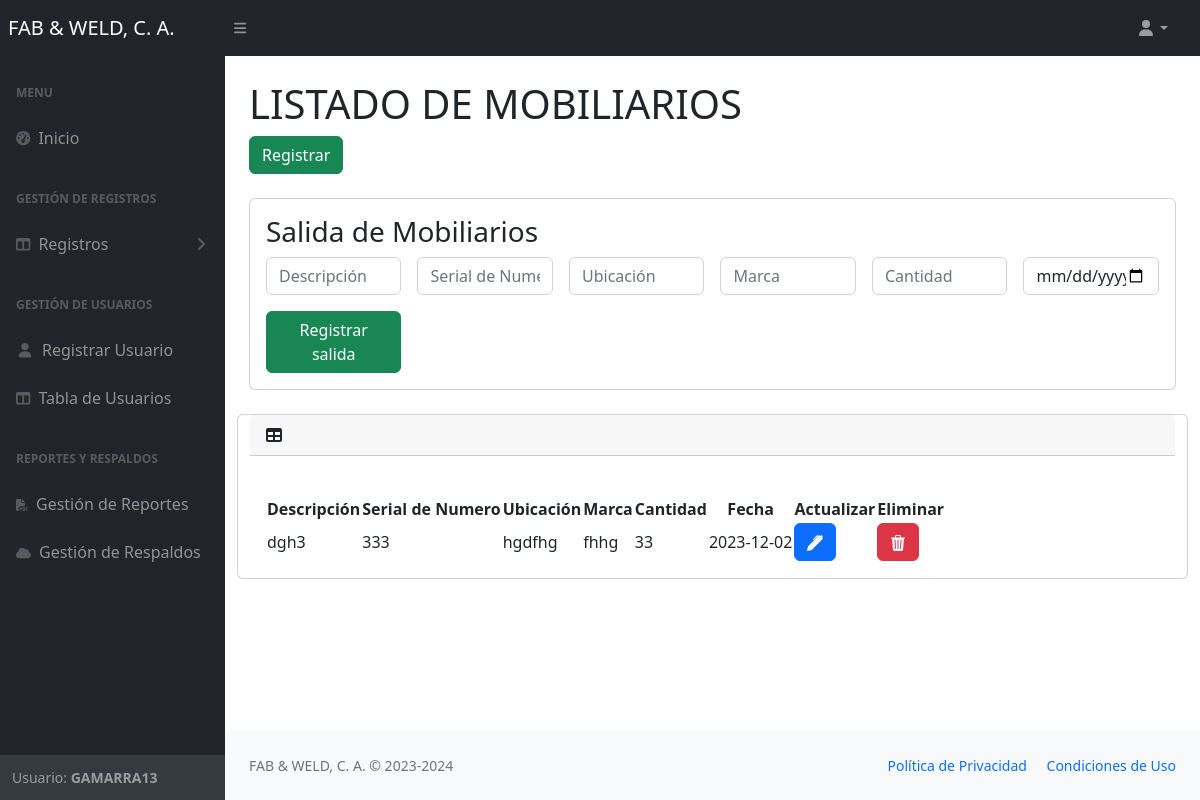
Screenshot of /views/mobiliarios.php (signed in) with the database file from the repository.
### tables this page shows
CREATE TABLE `users` (
  `id` int NOT NULL,
  `username` varchar(100) DEFAULT NULL,
  `email` varchar(100) NOT NULL,
  `passwordd` varchar(255) DEFAULT NULL,
  `estatus` varchar(50) NOT NULL,
  `role_id` int DEFAULT NULL
);

CREATE TABLE `mobiliarios` (
  `id` int NOT NULL,
  `descripcion` varchar(255) DEFAULT NULL,
  `serial_number` varchar(255) DEFAULT NULL,
  `ubicacion` varchar(255) DEFAULT NULL,
  `marca` varchar(255) DEFAULT NULL,
  `cantidad` int DEFAULT NULL,
  `fecha` date DEFAULT NULL
);

### views/mobiliarios.php (the view, shortened to what this page needs)
<?php require'nav.php';?>
         <div id="layoutSidenav_content">
                     <main>
                         <div class="container-fluid px-4">
                             <h1 class="mt-4">LISTADO DE MOBILIARIOS</h1>
                             <ol class="breadcrumb mb-4">
                              <a href="registrar4.php" class="btn btn-success" >Registrar</a>
                             </ol>
                             <div class="card">
  <div class="card-body">
  <h3>Salida de Mobiliarios</h3>
  <form action="../php/salida_mobiliarios.php" method="POST">
           <div class="row g-3">
  <div class="col-sm-2">
    <input type="text" class="form-control" placeholder="Descripción" name="descripcion" required>
  </div>
  <div class="col-sm-2">
    <input type="text" class="form-control" placeholder="Serial de Numero" name="serial_number" required>
  </div>
  <div class="col-sm-2">
    <input type="text" class="form-control" placeholder="Ubicación" name="ubicacion" required>
  </div>
  <div class="col-sm-2">
    <input type="text" class="form-control" placeholder="Marca" name="marca" required>
  </div>
  <div class="col-sm-2">
    <input type="number" class="form-control" placeholder="Cantidad" min="1" name="cantidad" required>
  </div>
  <div class="col-sm-2">
    <input type="date" class="form-control" name="fecha"   required>
  </div>
  <div class="col-sm-2">
  <button class="btn btn-success" type="submit">Registrar salida</button>
  </div>
</div>
</form>
  </div>
</div>
             <br>
                             <div class="row">
                             <div class="card mb-4">
                                 <div class="card-header">
                                     <i class="fas fa-table me-1"></i>
                                 </div>
                                 <div class="card-body">
                                     <table id="datatablesSimple" >
                                     <thead>
                                             <tr>
                                             <th style="text-align: center;">Descripción</th>
                                        <th style="text-align: center;">Serial de Numero</th>
                                            <th style="text-align: center;">Ubicación</th>
                                                 <th style="text-align: center;">Marca</th>
                                                  <th style="text-align: center;">Cantidad</th>
                                            <th style="text-align: center;">Fecha</th>
                                                   <th >Actualizar</th>
                                                 <th >Eliminar</th>
                                             </tr>
                                         </thead>
                                         <tbody >
                                             <?php
                                             require"../php/conexion.php";
     $queto= "SELECT * FROM mobiliarios";
     $result= mysqli_query($conexion, $queto);
     while($fila = mysqli_fetch_array($result)){
         echo "<tr>";
         echo "<td>". $fila['descripcion']. "</td>";
             echo "<td>". $fila['serial_number']. "</td>";
         echo "<td>". $fila['ubicacion']. "</td>";
         echo "<td>". $fila['marca']. "</td>";
         echo "<td>". $fila['cantidad']. "</td>";
         echo "<td>". $fila['fecha']. "</td>";
           echo "<td><a href='actualizar_mobiliarios.php?id=".$fila['id']."' class='btn btn-primary btn-raised btn-xs'><svg xmlns='http://www.w3.org/2000/svg' width='16' height='16' fill='currentColor' class='bi bi-pen-fill' viewBox='0 0 16 16'>
           <path d='m13.498.795.149-.149a1.207 1.207 0 1 1 1.707 1.708l-.149.148a1.5 1.5 0 0 1-.059 2.059L4.854 14.854a.5.5 0 0 1-.233.131l-4 1a.5.5 0 0 1-.606-.606l1-4a.5.5 0 0 1 .131-.232l9.642-9.642a.5.5 0 0 0-.642.056L6.854 4.854a.5.5 0 1 1-.708-.708L9.44.854A1.5 1.5 0 0 1 11.5.796a1.5 1.5 0 0 1 1.998-.001z'/>
         </svg></a></td>";
           echo "<td><a  class='btn btn-danger btn-raised btn-xs' href='../php/eliminar_mobiliarios.php?id=".$fila['id']."'>
           <svg xmlns='http://www.w3.org/2000/svg' width='16' height='16' fill='currentColor' class='bi bi-trash3-fill' viewBox='0 0 16 16'>
           <path d='M11 1.5v1h3.5a.5.5 0 0 1 0 1h-.538l-.853 10.66A2 2 0 0 1 11.115 16h-6.23a2 2 0 0 1-1.994-1.84L2.038 3.5H1.5a.5.5 0 0 1 0-1H5v-1A1.5 1.5 0 0 1 6.5 0h3A1.5 1.5 0 0 1 11 1.5Zm-5 0v1h4v-1a.5.5 0 0 0-.5-.5h-3a.5.5 0 0 0-.5.5ZM4.5 5.029l.5 8.5a.5.5 0 1 0 .998-.06l-.5-8.5a.5.5 0 1 0-.998.06Zm6.53-.528a.5.5 0 0 0-.528.47l-.5 8.5a.5.5 0 0 0 .998.058l.5-8.5a.5.5 0 0 0-.47-.528ZM8 4.5a.5.5 0 0 0-.5.5v8.5a.5.5 0 0 0 1 0V5a.5.5 0 0 0-.5-.5Z'/>
         </svg></td>";
         echo "</tr>";
     }
     ?>
               </tbody>
                                     </table>
                                 </div>
                             </div>
                         </div>
                     </main>
         <?php require'footer.php';?>

### views/nav.php (shortened to what this page needs)
<?php
require"../php/conexion.php";
$id = $_SESSION["id"];
$rol1=2;
$estatus='estatus';
$consulta = "SELECT * FROM users WHERE id = '$id'  OR $rol1='role_id' AND $estatus='estatus'";
$result = mysqli_query($conexion, $consulta);
$row= $result->fetch_assoc();
if (mysqli_num_rows($result) == 0) {
    echo"<script>
    alert('Por favor debe de iniciar sesión');
    window.location.href='../index.php';
</script>";
    session_destroy();
      mysqli_close($conexion);
}if (!$result=mysqli_query($conexion, $consulta)) {
	echo("Error description:".mysqli_error($conexion));
}
    ?>
<!DOCTYPE html>
<html lang="en">
    <head>
        <link href="https://cdn.jsdelivr.net/npm/simple-datatables@7.1.2/dist/style.min.css" rel="stylesheet" />
        <link href="../css/styles.css" rel="stylesheet" />
    </head>
    <body class="sb-nav-fixed">
        <nav class="sb-topnav navbar navbar-expand navbar-dark bg-dark">
            <a class="navbar-brand ps-2" href="home.php">FAB & WELD, C. A.</a>
            <button class="btn btn-link btn-sm order-1 order-lg-0 me-4 me-lg-0" id="sidebarToggle" href="#!"><i class="fas fa-bars"></i></button>
            <ul class="navbar-nav ms-auto ms-md-0 me-3 me-lg-4">
                <li class="nav-item dropdown">
                    <a class="nav-link dropdown-toggle" id="navbarDropdown" href="#" role="button" data-bs-toggle="dropdown" aria-expanded="false"><i class="fas fa-user fa-fw"></i></a>
                </li>
            </ul>
        </nav>
        <div id="layoutSidenav">
            <div id="layoutSidenav_nav">
                <nav class="sb-sidenav accordion sb-sidenav-dark" id="sidenavAccordion">
                    <div class="sb-sidenav-menu">
                        <div class="nav">
                            <div class="sb-sidenav-menu-heading">Menu</div>
                            <a class="nav-link" href="home.php">
                                <div class="sb-nav-link-icon"><i class="fas fa-tachometer-alt"></i></div>
                                Inicio
                            </a>
                            <div class="sb-sidenav-menu-heading">Gestión de Registros</div>
                            <a class="nav-link collapsed" href="#" data-bs-toggle="collapse" data-bs-target="#collapseLayouts" aria-expanded="false" aria-controls="collapseLayouts">
                                <div class="sb-nav-link-icon"><i class="fas fa-columns"></i></div>
                                Registros
                                <div class="sb-sidenav-collapse-arrow"><i class="fas fa-angle-down"></i></div>
                            </a>
                            <div class="sb-sidenav-menu-heading">Gestión de Usuarios</div>
                            <a class="nav-link" href="nuevo_user.php">
                                <div class="sb-nav-link-icon"><i class="fas fa-user fa-fw"></i></div>
                               Registrar Usuario
                            </a>
                            <a class="nav-link" href="usuarios.php">
                                <div class="sb-nav-link-icon"><i class="fas fa-columns"></i></div>
                               Tabla de  Usuarios
                            </a>
                            <div class="sb-sidenav-menu-heading">Reportes y Respaldos</div>
                            <a class="nav-link" href="reportes.php">
                                <div class="sb-nav-link-icon"><i class='fas fa-file-pdf' style='font-size:12px'></i></div>
                               Gestión de Reportes
                            </a>
                            <a class="nav-link" href="backups.php">
                                <div class="sb-nav-link-icon"><i class='fas fa-cloud' style='font-size:12px'></i></div>
                              Gestión de Respaldos
                            </a>
                        </div>
                    </div>
                    <div class="sb-sidenav-footer">
                        <div class="small">Usuario: <b style="text-transform: uppercase"><?php echo $row['username'] ?></b></div>
                    </div>
                </nav>
            </div>

### rows the page displays
users: username "GAMARRA13"
mobiliarios: descripcion "dgh3", serial_number "333", ubicacion "hgdfhg", marca "fhhg", cantidad "33", fecha "2023-12-02"
